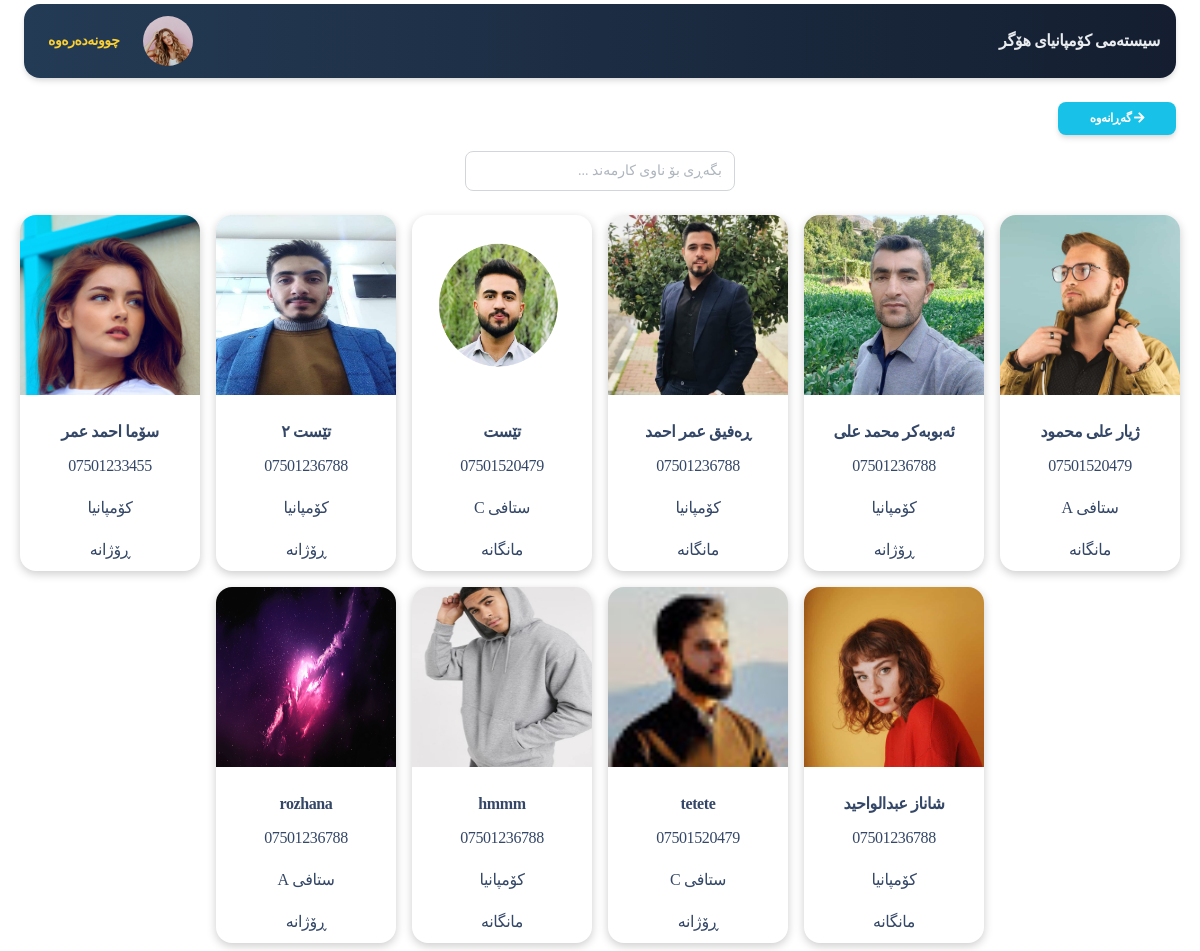
Page /app/client.php (signed in) on the committed database.
### tables this page shows
CREATE TABLE `system` (
  `id` int(11) NOT NULL,
  `name` text NOT NULL,
  `avatar` text NOT NULL
);

CREATE TABLE `client` (
  `id` int(11) NOT NULL,
  `name` varchar(255) NOT NULL,
  `image` varchar(255) NOT NULL,
  `phone` varchar(11) NOT NULL,
  `date_start` date NOT NULL,
  `work_place` varchar(20) NOT NULL,
  `bry_para` varchar(255) NOT NULL DEFAULT '30000',
  `status` int(11) NOT NULL COMMENT '0 bo monthly | 1 bo daily',
  `currency_type` varchar(255) NOT NULL,
  `budget_month` int(255) NOT NULL
);

CREATE TABLE `teams` (
  `id` int(11) NOT NULL,
  `name` varchar(10) NOT NULL
);

### server/helper.php (called while the page is built, shortened)
<?php
include_once("conn.php");
?>
<?php
function getdata($sql) {
	global $conn;
	$get =  mysqli_query($conn,$sql);
	$result = mysqli_fetch_assoc($get);
	return $result;
}
function show($sql) {
	global $conn;
	$get =  mysqli_query($conn,$sql);
	$result=[];
	while ($row=mysqli_fetch_assoc($get)) {
		$result[]=$row;
	}
	return $result;
}

### app/client.php (the view, shortened to what this page needs)
<?php require_once('header.php'); ?>
<div class="container-fluid mt-4">
<a href="index.php" class="btn btn-sm btn-info shadow" >
 <span class="fa fa-arrow-right"></span>
 گەڕانەوە
  </a>
</div>
<div class="container-fluid ">
<div class="row d-flex justify-content-center">
<div class="form-group col-10 col-lg-3 col-md-8">
    <input type="text" id="search" class="form-control " placeholder="بگەڕی بۆ ناوی کارمەند ...">
</div>
</div>
<div class="row d-flex justify-content-center" id="result">
<?php
$clients = show(" SELECT * FROM client ");
foreach ($clients as $client) {
  $id = $client['id'];
  $name = $client['name'];
  $image = $client['image'];
  $phone = $client['phone'];
  $work_place = $client['work_place'];
  $status = $client['status'];
$get_teams=getdata("SELECT * FROM teams WHERE id='$work_place'");
$team_name='';
if ($get_teams==null) {
  $team_name=$work_place;
}else{
  $team_name='ستافی '.$get_teams['name'];
}
?>
<div class=" col-6 col-sm-6 col-md-4 col-lg-3  col-xl-2  text-center mt-5 mt-lg-0 p-2">
 <a href="view_client.php?client_id=<?=$id?>">
<div class="card " style="box-shadow: 0 3px 10px rgb(0 0 0 / 0.2) !important;">
<img class="card-img-top" src='<?php echo $image==null ? "../assets/img/client/default.jpg" :"../assets/img/client/$image" ?>    ' height="180"  alt="profile" >
<div class="card-body pb-2">
<h6 class="card-title"><?=$name?></h6>
<p class="card-text"><?=$phone;?></p>
<p class="card-text"><?=$team_name;?></p>
<p class="card-text"><?php if ($status==0) {echo "مانگانە";}else {echo "ڕۆژانە";}?></p>
</div>
</div>
</a>
</div>
<?php
}
?>
 </div>
</div>
<?php require_once('footer.php'); ?>

### app/header.php (shortened to what this page needs)
<?php
require_once('../server/helper.php') ;
  ?>
<!DOCTYPE html>
<html dir="rtl">
<head>
  <link href="../assets/css/nucleo-icons.css" rel="stylesheet" />
  <link href="../assets/css/nucleo-svg.css" rel="stylesheet" />
  <link href="../assets/font-awesome/all.css" rel="stylesheet" />
  <link href="../assets/css/nucleo-svg.css" rel="stylesheet" />
  <link id="pagestyle" href="../assets/css/soft-ui-dashboard.css?v=1.0.3" rel="stylesheet" />
  <link id="pagestyle" href="../assets/css/style.css" rel="stylesheet" />
  <link rel="stylesheet" href="../assets/css/datatables.css">
  <link rel="stylesheet" href="../assets/css/datatables.min.css">
</head>
<body class="g-sidenav-show">
<?php
if (!isset($_GET['print_type'])) {
?>
  <main class="main-content position-relative max-height-vh-100 h-100 mt-1 border-radius-lg ">
    <nav class="navbar navbar-main navbar-expand-lg px-0 mx-4 shadow bg-first border-radius-xl" id="navbarBlur" navbar-scroll="true">
      <div class="container-fluid py-1 px-3">
      <nav aria-label="breadcrumb">
        <?php $select = show(" SELECT * FROM system ");
      foreach($select as $row) {
          $name = $row['name'];
?>
          <a href="index.php" class="font-weight-bolder mb-0 text-light">  <?=$name;?> </a>
          <?php }  ?>
        </nav>
        <div class="collapse navbar-collapse" dir="ltr" id="navbar">
          <ul class="navbar-nav" dir="rtl" >
            <li class="nav-item px-3 d-flex align-items-center">
              <a href="profile.php" class="nav-link text-body p-0 ">
              <img src="../assets/img/pro/team-1.jpg" width="50" class="img-fluid rounded-circle " alt="">
              </a>
            </li>
            <li class="nav-item d-flex align-items-center">
              <a href="logout.php" class="nav-link text-body font-weight-bold px-0">
                <span class="d-sm-inline p-2 text-warning">چوونەدەرەوە</span>
              </a>
            </li>
              </ul>
        </div>
      </div>
    </nav>
    <?php } ?>

### assets/css/style.css (style rules this page uses)
* { margin: 0px; padding: 0px; font-family: 'Speda-Regular'; }
body { font-family: 'Speda-Regular'; }
.bg-first { background: #141E30; background: -webkit-linear-gradient(to right, #243B55, #141E30); background: linear-gradient(to right, #243B55, #141E30); color: aliceblue; }

### rows in the picture
system: name "سیستەمی کۆمپانیای هۆگر"
client: image (picture), name "ژیار علی محمود", phone "07501520479", teams.name "ستافی A", status "مانگانە"
client: image (picture), name "ئەبوبەکر محمد علی", phone "07501236788", work_place "کۆمپانیا", status "ڕۆژانە"
client: image (picture), name "ڕەفیق عمر احمد", phone "07501236788", work_place "کۆمپانیا", status "مانگانە"
client: image (picture), name "تێست", phone "07501520479", teams.name "ستافی C", status "مانگانە"
client: image (picture), name "تێست ٢", phone "07501236788", work_place "کۆمپانیا", status "ڕۆژانە"
client: image (picture), name "سۆما احمد عمر", phone "07501233455", work_place "کۆمپانیا", status "ڕۆژانە"
client: image (picture), name "شاناز عبدالواحید", phone "07501236788", work_place "کۆمپانیا", status "مانگانە"
client: image (picture), name "tetete", phone "07501520479", teams.name "ستافی C", status "ڕۆژانە"
client: image (picture), name "hmmm", phone "07501236788", work_place "کۆمپانیا", status "مانگانە"
client: image (picture), name "rozhana", phone "07501236788", teams.name "ستافی A", status "ڕۆژانە"
